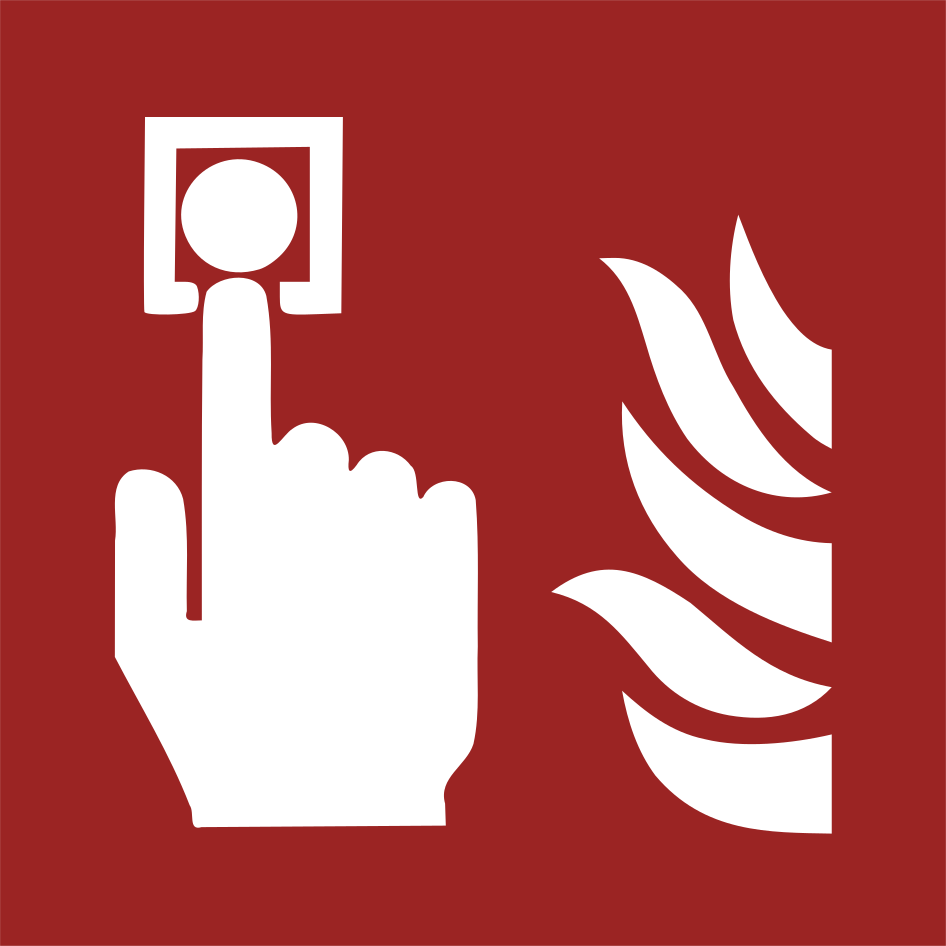
#> input picture Pipeline1/data/signs/hq/0.png, 946 x 946 px, found by its file name
$ python convert.py
#> lines starting #> are read from the running program, lines starting #| are printed output that depends on the picture
#> further down, image is the input picture: PIL image 946x946 RGBA; mean R, G, B, A 181.6, 94.2, 93.4, 254.9
import cv2
import numpy as np
from PIL import Image

"""
Helper functions that convert between PIL and cv2 images
"""


def get_transparency(image):
    img = np.array(image)
    return img[:,:,3].copy()


def pil_to_opencv(image):
    img = np.array(image)    # 'img' Color order: RGBA
    red = img[:,:,0].copy()        # Copy R from RGBA
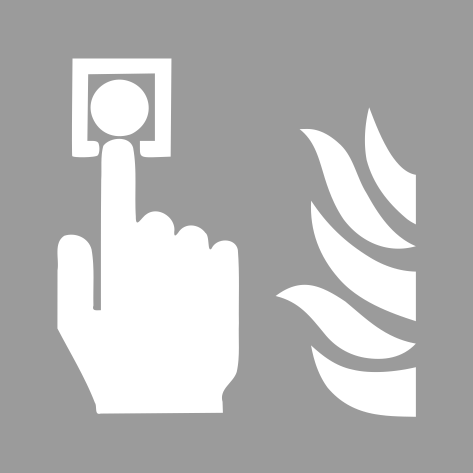
#> red: shape (946, 946) (shown at 1/2 size); min 155, max 255, mean 181.6
    img[:,:,0] = img[:,:,2].copy() # Copy B to first order. Color order: BGBA
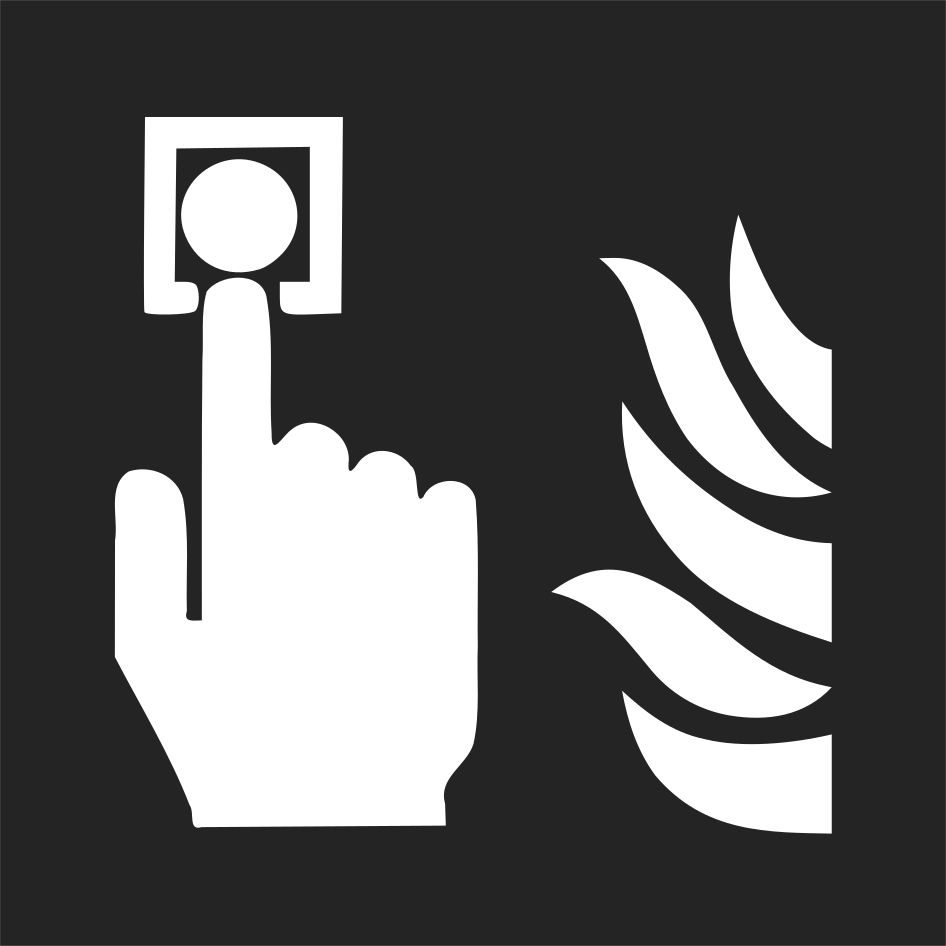
#> img: shape (946, 946, 4); mean R, G, B, A 93.4, 94.2, 93.4, 254.9; transparent parts drawn white
    img[:,:,2] = red               # Copy R to the third order. Color order: BGRA
    opencv_image = img              # img is OpenCV variable
    return opencv_image


def opencv_to_pil(image):
    img = np.array(image)
    red = img[:,:,2].copy()
    img[:,:,2] = img[:,:,0].copy()
    img[:,:,0] = red

    pil_image = Image.fromarray(img)
    return pil_image


if __name__ == "__main__":
    input_path = './data/signs/hq/0.png'
    image = Image.open(input_path)
    image = image.convert("RGBA")

    cv2image = pil_to_opencv(image)

    pilimage = opencv_to_pil(cv2image)

$ run again, with Pipeline1/data/signs/hq/1.png copied over Pipeline1/data/signs/hq/0.png
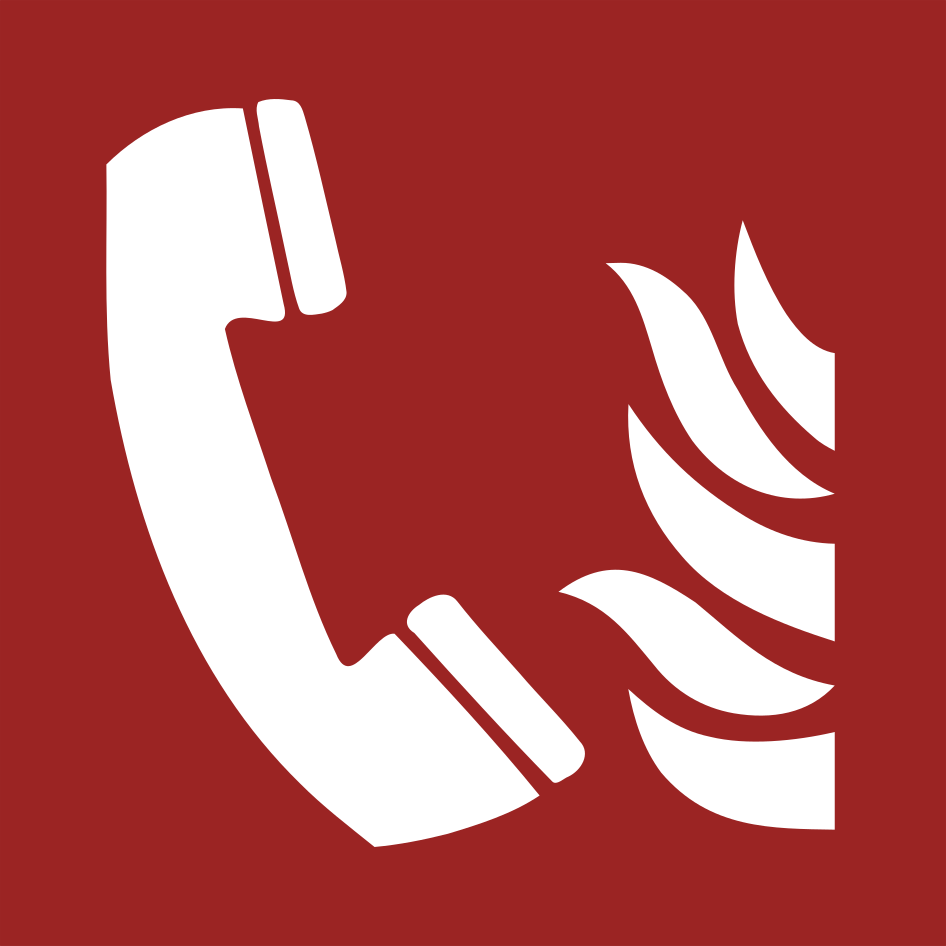
#> input picture Pipeline1/data/signs/hq/1.png, 946 x 946 px, found by its file name
#> image is the input picture: PIL image 946x946 RGBA; mean R, G, B, A 178.7, 87.9, 87.1, 255
#> in pil_to_opencv, `red = img[:,:,0].copy()`:
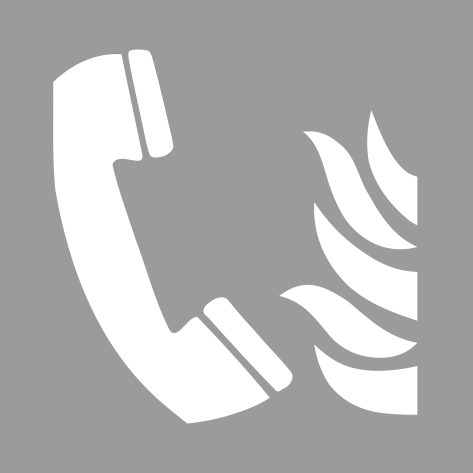
#> red: shape (946, 946) (shown at 1/2 size); min 155, max 255, mean 178.7
#> in pil_to_opencv, `img[:,:,0] = img[:,:,2].copy()`:
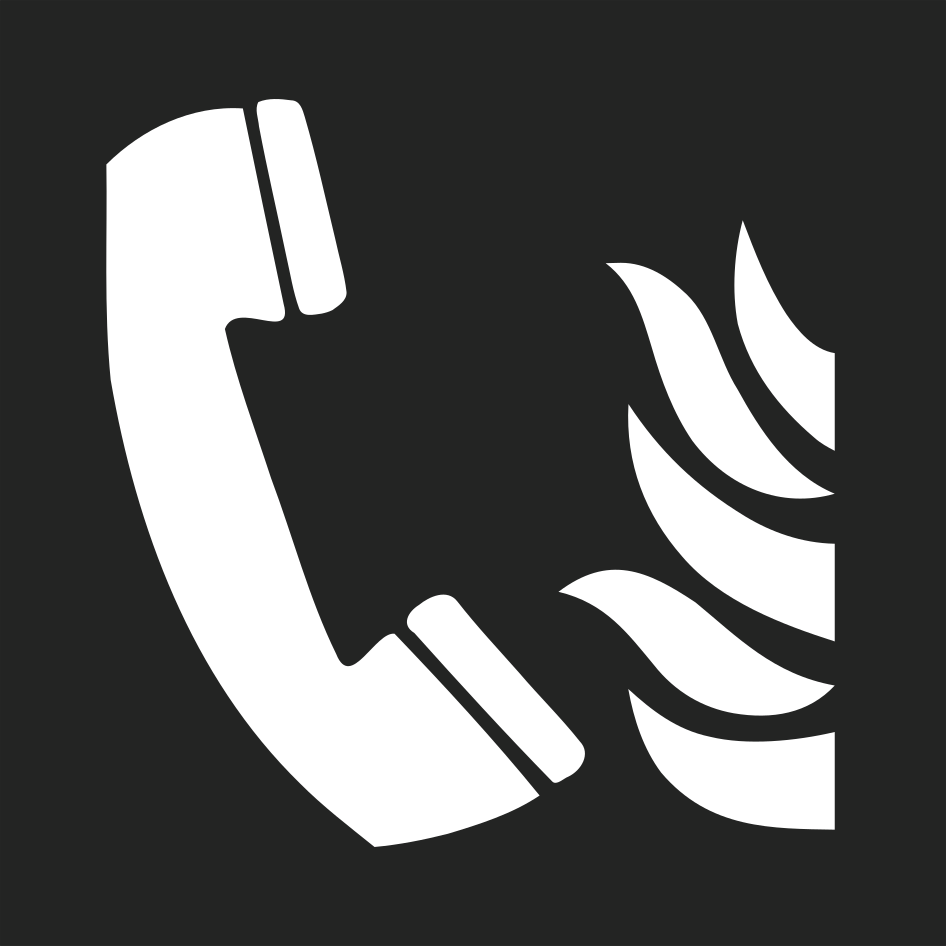
#> img: shape (946, 946, 4); mean R, G, B, A 87.1, 87.9, 87.1, 255; transparent parts drawn white

$ run again, with Pipeline1/data/signs/hq/2.png copied over Pipeline1/data/signs/hq/0.png
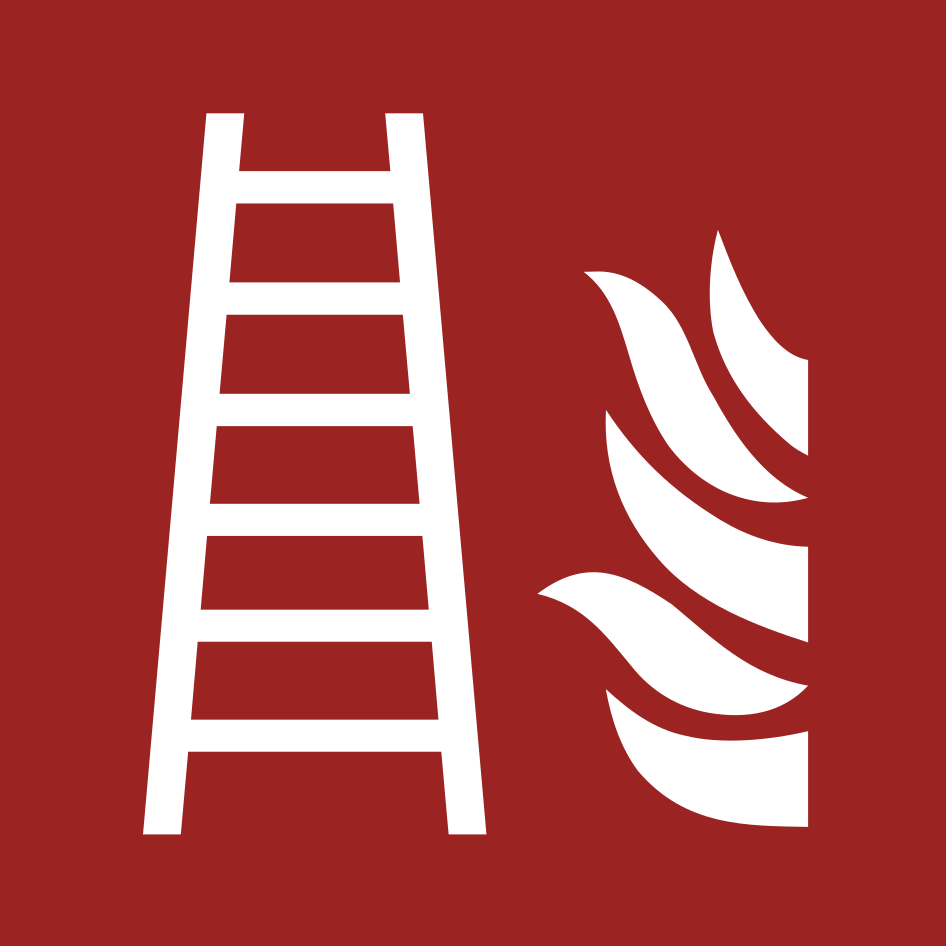
#> input picture Pipeline1/data/signs/hq/2.png, 946 x 946 px, found by its file name
#> image is the input picture: PIL image 946x946 RGBA; mean R, G, B, A 173.5, 76.4, 75.6, 255
#> in pil_to_opencv, `red = img[:,:,0].copy()`:
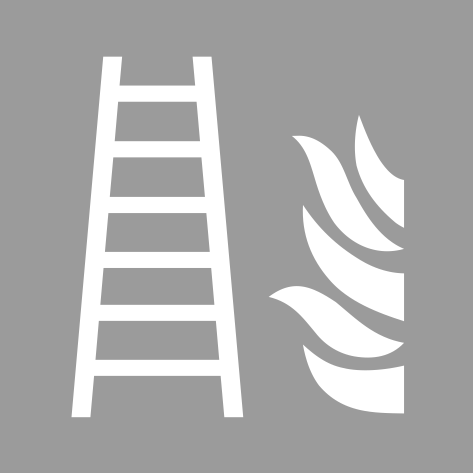
#> red: shape (946, 946) (shown at 1/2 size); min 155, max 255, mean 173.5
#> in pil_to_opencv, `img[:,:,0] = img[:,:,2].copy()`:
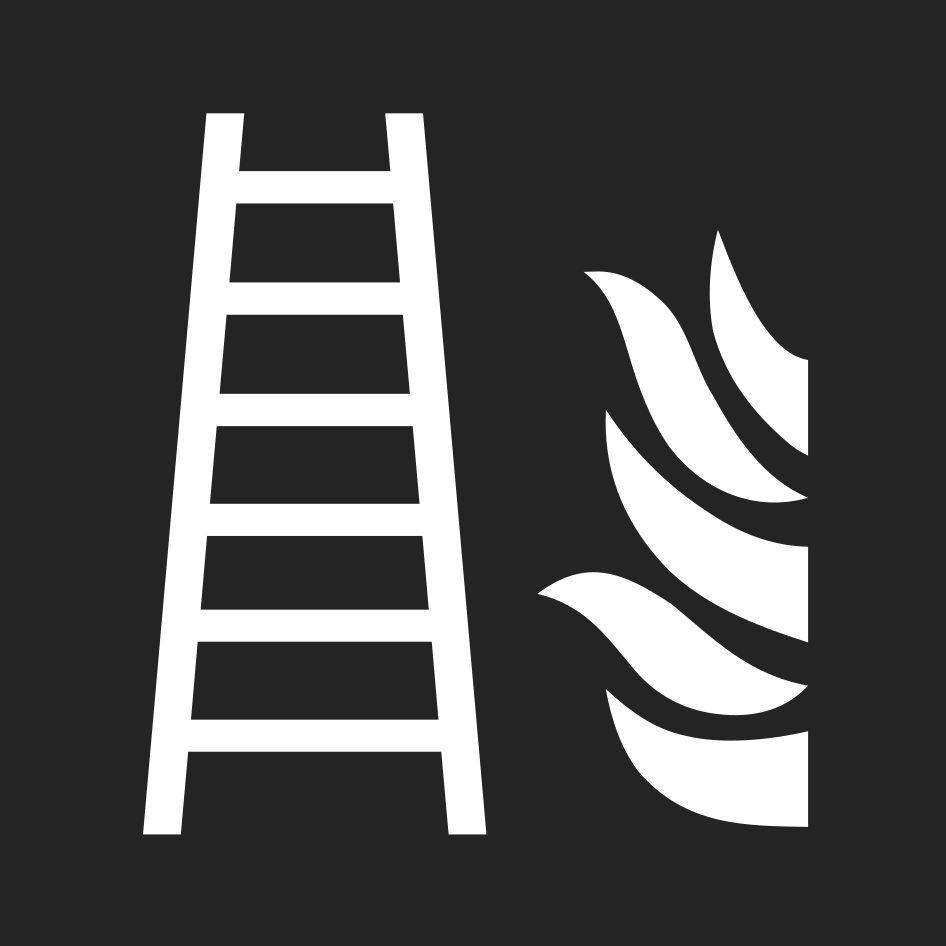
#> img: shape (946, 946, 4); mean R, G, B, A 75.6, 76.4, 75.6, 255; transparent parts drawn white
